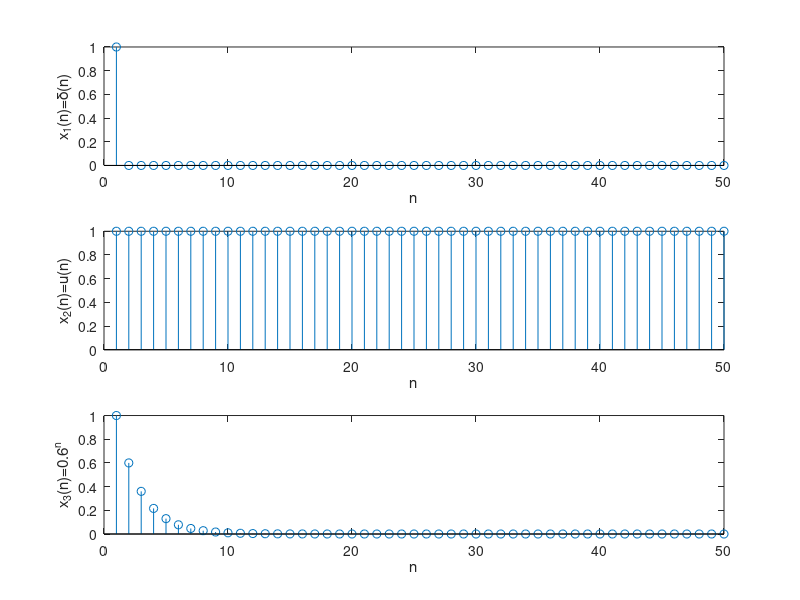
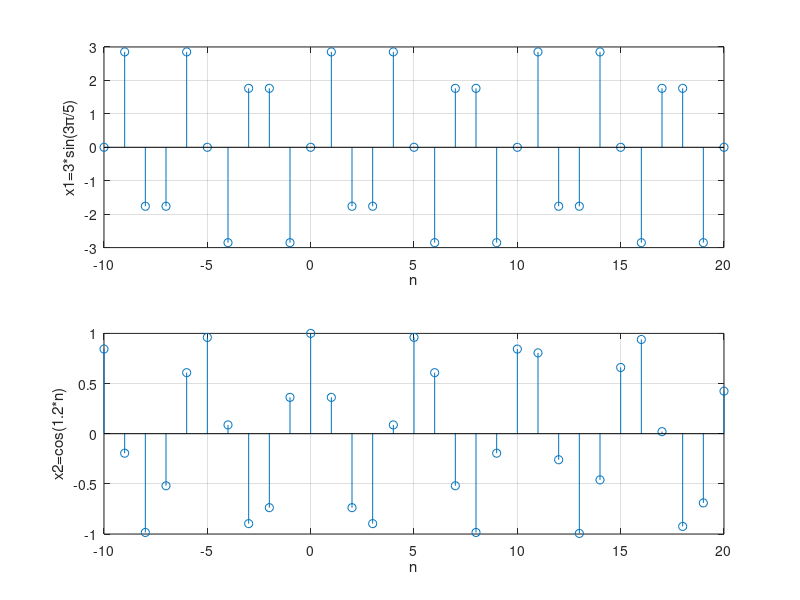

MATLAB code for these plots, in order: (Note: this script raises an error after producing the figures.)
%% Code for Experiment-1;
%% 1-1
clear;close all;clc;
N = 50;
x1 = [1,zeros(1,N-1)];
x2 = ones(1,N);
n = 0:N-1;
a = 0.6;
x3 = a.^n;
w0 = pi/3;
ang = pi/15;
x4 = sin(n*w0+ang);
x5 = exp((a+j*w0)*n);
figure(1);
subplot(3,1,1);stem(x1);
ylabel('x_1(n)=\delta(n)');xlabel('n');
subplot(3,1,2);stem(x2);
ylabel('x_2(n)=u(n)');xlabel('n');
subplot(3,1,3);stem(x3);
ylabel('x_3(n)=0.6^n');xlabel('n');
figure(2);
subplot(2,1,1);stem(x4);
ylabel('x_4(n)=sin(n\pi/3+\pi/5');xlabel('n');
subplot(2,1,2);stem(abs(x5));
ylabel('x_5(n)=e^(^0^.^6^+^j^*^\pi^/^3^)^n^)');xlabel('n');

%% 1-2
clc;clear;close all;
a = 0.8;N = 8;
n = -12:12;
Rn = [zeros(1,12),ones(1,N),zeros(1,5)];
x = a.^n.*Rn;
n1=n;n2=n1-3;n3=n1+2;n4=-n1;
subplot(4,1,1);stem(n1,x,'fill');
grid on;ylabel('x1_(n)');axis([-15,15,0,1]);
subplot(4,1,2);stem(n2,x,'fill');
grid on;ylabel('x2_(n)');axis([-15,15,0,1]);
subplot(4,1,3);stem(n3,x,'fill');
grid on;ylabel('x3_(n)');axis([-15,15,0,1]);
subplot(4,1,4);stem(n4,x,'fill');
grid on;ylabel('x4_(n)');axis([-15,15,0,1]);

%% 1-3
clc;clear;close all;
n = -10:20;
x1=3*sin(3*pi*n/5);
x2=cos(1.2*n);
subplot(2,1,1);stem(n,x1);
xlabel('n');ylabel('x1=3*sin(3\pi/5)');grid on;
subplot(2,1,2);stem(n,x2);
xlabel('n');ylabel('x2=cos(1.2*n)');grid on;            %%教材代码有错误；

%% 1-4
clear;close all;clc;
x=1:5;n=-1:3;
nxb=min(n);nxe=max(n);
x1=[x,x,x,x];
nx1=[nxb-5:nxe+2*5];
[x2,nx2]=period(x,n,4,1);       %function
[x3,nx3]=sigperi(x,n,3,1);      %function
subplot(3,1,1);stem(nx1,x1);ylabel('x^~_1(n)');grid on;
subplot(3,1,2);stem(nx2,x2);ylabel('x^~_2(n)');grid on;
subplot(3,1,3);stem(nx3,x3);ylabel('x^~_3(n)');grid on;

%% 1-5
z=LFMdemo(1e2,0,1e-6,1e-9);

%% 1-6
clc;clear;close all;
x=[1:7,6:-1:1];
n=-2:10;
[xl1,nl1]=sigshift(x,n,5);
[x12,n12]=sigshift(x,n,-4);
[x1,n1]=sigadd(2*xl1,nl1,-3*x12,n12);
subplot(2,1,1);stem(n1,x1,'.');grid on;
xlabel('n');ylabel('x_1(n)=2x(n-5)+3x(n+4)');
[x21,n21]=sigfold(x,n);
[x21,n21]=sigshift(x21,n21,3);
[x22,n22]=sigshift(x,n,2);
[x22,n22]=sigmult(x,n,x22,n22);
[x2,n2]=sigadd(x21,n21,x22,n22);
subplot(2,1,2);stem(n2,x2,'.');grid on;
xlabel('n');ylabel('x_2(n)=x(3-n)+x(n)x(n+4)');


function [y,n]=sigadd(x1,n1,x2,n2)
n=min(min(n1),min(n2)):max(max(n1),max(n2));
y1=zeros(1,length(n));y2=y1;
y1(find((n>=min(n1))&(n<=max(n1))==1))=x1;
y2(find((n>=min(n2))&(n<=max(n2))==1))=x2;
y=y1+y2;
end

function [y,n]=sigmult(x1,n1,x2,n2)
n=min(min(n1),min(n2)):max(max(n1),max(n2));
y1=zeros(1,length(n));y2=y1;
y1(find((n>=min(n1))&(n<=max(n1))==1))=x1;
y2(find((n>=min(n2))&(n<=max(n2))==1))=x2;
y=y1.*y2;
end

function [y,ny]=sigshift(x,nx,m)
ny=nx+m;
y=x;
end

function [y,ny]=sigfold(x,nx)
y=fliplr(x);
ny=-fliplr(nx);
end

function[xperi,nx]=period(x,n,P,M)
%x,n分别为输入序列和其时间序列
%P,M分别为周期延拓的次数即左边延拓的次数
%xperi,nx 分别为周期延拓序列及其时间序列
x1=x'*ones(1,P);
x2=x1(:);
xperi=x2';
N=length(x);
nx=[n,max(n)+1:max(n)+(P-1)*N];
nx=nx-M*N;
end

function y=LFMdemo(D,be,Tp,s)
b=D/(Tp^2);ss=1/s;
t=be:s:(Tp+be);
n=(t-be)*ss+1;
y=exp(j*pi*b*t.*t);
figure;
Realx=real(y);
Imagx=imag(y);
subplot(2,1,1);plot(n,Realx);
xlabel('n');ylabel('Real(x)');title('实部');
subplot(2,1,2);plot(n,Imagx);
xlabel('n');ylabel('Imag(x)');title('虚部');
end

function[y,ny]=sigperi(x,nx,P,M)
N = length(x);
nxb=nx(1);
nxe=nx(N);
ny=[nxb-M*N:nxe+(P-M)*N];
nmod=ny+(-1)*nxb;
y=x(mod(nmod,N)+1);
end
